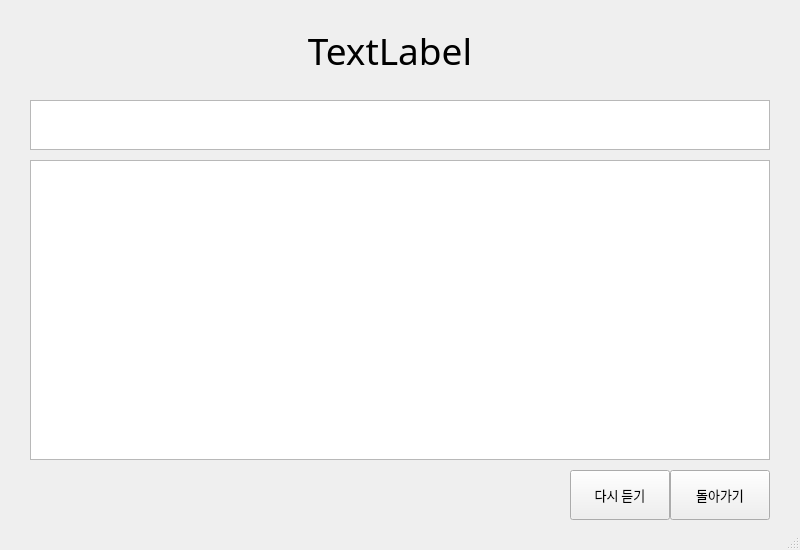
<?xml version="1.0" encoding="UTF-8"?>
<ui version="4.0">
 <class>MainWindow</class>
 <widget class="QMainWindow" name="MainWindow">
  <property name="geometry">
   <rect>
    <x>0</x>
    <y>0</y>
    <width>800</width>
    <height>550</height>
   </rect>
  </property>
  <property name="sizePolicy">
   <sizepolicy hsizetype="Fixed" vsizetype="Fixed">
    <horstretch>0</horstretch>
    <verstretch>0</verstretch>
   </sizepolicy>
  </property>
  <property name="minimumSize">
   <size>
    <width>800</width>
    <height>550</height>
   </size>
  </property>
  <property name="maximumSize">
   <size>
    <width>800</width>
    <height>550</height>
   </size>
  </property>
  <property name="windowTitle">
   <string>뉴스 원문</string>
  </property>
  <widget class="QWidget" name="centralwidget">
   <widget class="QLabel" name="label_index">
    <property name="geometry">
     <rect>
      <x>90</x>
      <y>-10</y>
      <width>600</width>
      <height>121</height>
     </rect>
    </property>
    <property name="font">
     <font>
      <family>맑은 고딕</family>
      <pointsize>28</pointsize>
     </font>
    </property>
    <property name="text">
     <string>TextLabel</string>
    </property>
    <property name="alignment">
     <set>Qt::AlignCenter</set>
    </property>
   </widget>
   <widget class="QPushButton" name="pushButton_0">
    <property name="geometry">
     <rect>
      <x>570</x>
      <y>470</y>
      <width>100</width>
      <height>50</height>
     </rect>
    </property>
    <property name="sizePolicy">
     <sizepolicy hsizetype="Maximum" vsizetype="Maximum">
      <horstretch>0</horstretch>
      <verstretch>0</verstretch>
     </sizepolicy>
    </property>
    <property name="minimumSize">
     <size>
      <width>100</width>
      <height>50</height>
     </size>
    </property>
    <property name="maximumSize">
     <size>
      <width>100</width>
      <height>50</height>
     </size>
    </property>
    <property name="font">
     <font>
      <family>맑은 고딕</family>
      <pointsize>10</pointsize>
     </font>
    </property>
    <property name="text">
     <string>다시 듣기</string>
    </property>
    <property name="shortcut">
     <string>0</string>
    </property>
   </widget>
   <widget class="QTextBrowser" name="textBrowser">
    <property name="geometry">
     <rect>
      <x>30</x>
      <y>160</y>
      <width>740</width>
      <height>300</height>
     </rect>
    </property>
    <property name="font">
     <font>
      <family>맑은 고딕</family>
      <pointsize>12</pointsize>
     </font>
    </property>
   </widget>
   <widget class="QPushButton" name="pushButton_prev">
    <property name="geometry">
     <rect>
      <x>670</x>
      <y>470</y>
      <width>100</width>
      <height>50</height>
     </rect>
    </property>
    <property name="sizePolicy">
     <sizepolicy hsizetype="Maximum" vsizetype="Maximum">
      <horstretch>0</horstretch>
      <verstretch>0</verstretch>
     </sizepolicy>
    </property>
    <property name="minimumSize">
     <size>
      <width>100</width>
      <height>50</height>
     </size>
    </property>
    <property name="maximumSize">
     <size>
      <width>100</width>
      <height>50</height>
     </size>
    </property>
    <property name="font">
     <font>
      <family>맑은 고딕</family>
      <pointsize>10</pointsize>
     </font>
    </property>
    <property name="text">
     <string>돌아가기</string>
    </property>
    <property name="shortcut">
     <string>Backspace</string>
    </property>
   </widget>
   <widget class="QTextBrowser" name="titleBrowser">
    <property name="geometry">
     <rect>
      <x>30</x>
      <y>100</y>
      <width>740</width>
      <height>50</height>
     </rect>
    </property>
    <property name="font">
     <font>
      <family>맑은 고딕</family>
      <pointsize>16</pointsize>
     </font>
    </property>
   </widget>
  </widget>
  <widget class="QMenuBar" name="menubar">
   <property name="geometry">
    <rect>
     <x>0</x>
     <y>0</y>
     <width>800</width>
     <height>26</height>
    </rect>
   </property>
  </widget>
  <widget class="QStatusBar" name="statusbar"/>
 </widget>
 <resources/>
 <connections/>
</ui>
